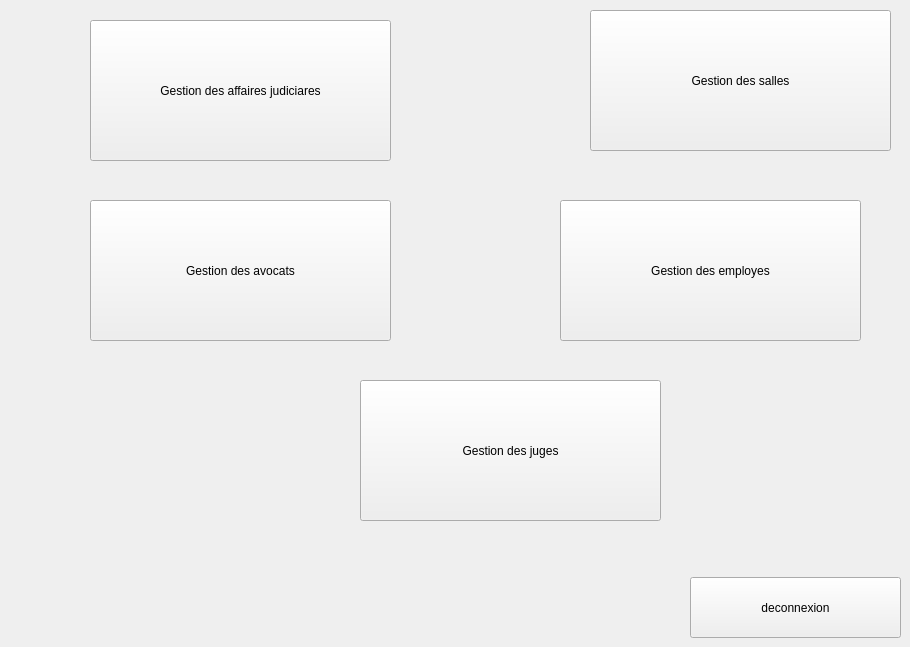
    <widget class="QWidget" name="page">
     <widget class="QPushButton" name="gestAffaires">
      <property name="geometry">
       <rect>
        <x>90</x>
        <y>20</y>
        <width>301</width>
        <height>141</height>
       </rect>
      </property>
      <property name="text">
       <string>Gestion des affaires judiciares</string>
      </property>
     </widget>
     <widget class="QPushButton" name="gestSalles">
      <property name="geometry">
       <rect>
        <x>590</x>
        <y>10</y>
        <width>301</width>
        <height>141</height>
       </rect>
      </property>
      <property name="text">
       <string>Gestion des salles</string>
      </property>
     </widget>
     <widget class="QPushButton" name="gestAvocats">
      <property name="geometry">
       <rect>
        <x>90</x>
        <y>200</y>
        <width>301</width>
        <height>141</height>
       </rect>
      </property>
      <property name="text">
       <string>Gestion des avocats</string>
      </property>
     </widget>
     <widget class="QPushButton" name="gestEmployes">
      <property name="geometry">
       <rect>
        <x>560</x>
        <y>200</y>
        <width>301</width>
        <height>141</height>
       </rect>
      </property>
      <property name="text">
       <string>Gestion des employes</string>
      </property>
     </widget>
     <widget class="QPushButton" name="gestJuges">
      <property name="geometry">
       <rect>
        <x>360</x>
        <y>380</y>
        <width>301</width>
        <height>141</height>
       </rect>
      </property>
      <property name="text">
       <string>Gestion des juges</string>
      </property>
     </widget>
     <widget class="QPushButton" name="logout">
      <property name="geometry">
       <rect>
        <x>690</x>
        <y>577</y>
        <width>211</width>
        <height>61</height>
       </rect>
      </property>
      <property name="text">
       <string>deconnexion</string>
      </property>
     </widget>
    </widget>
